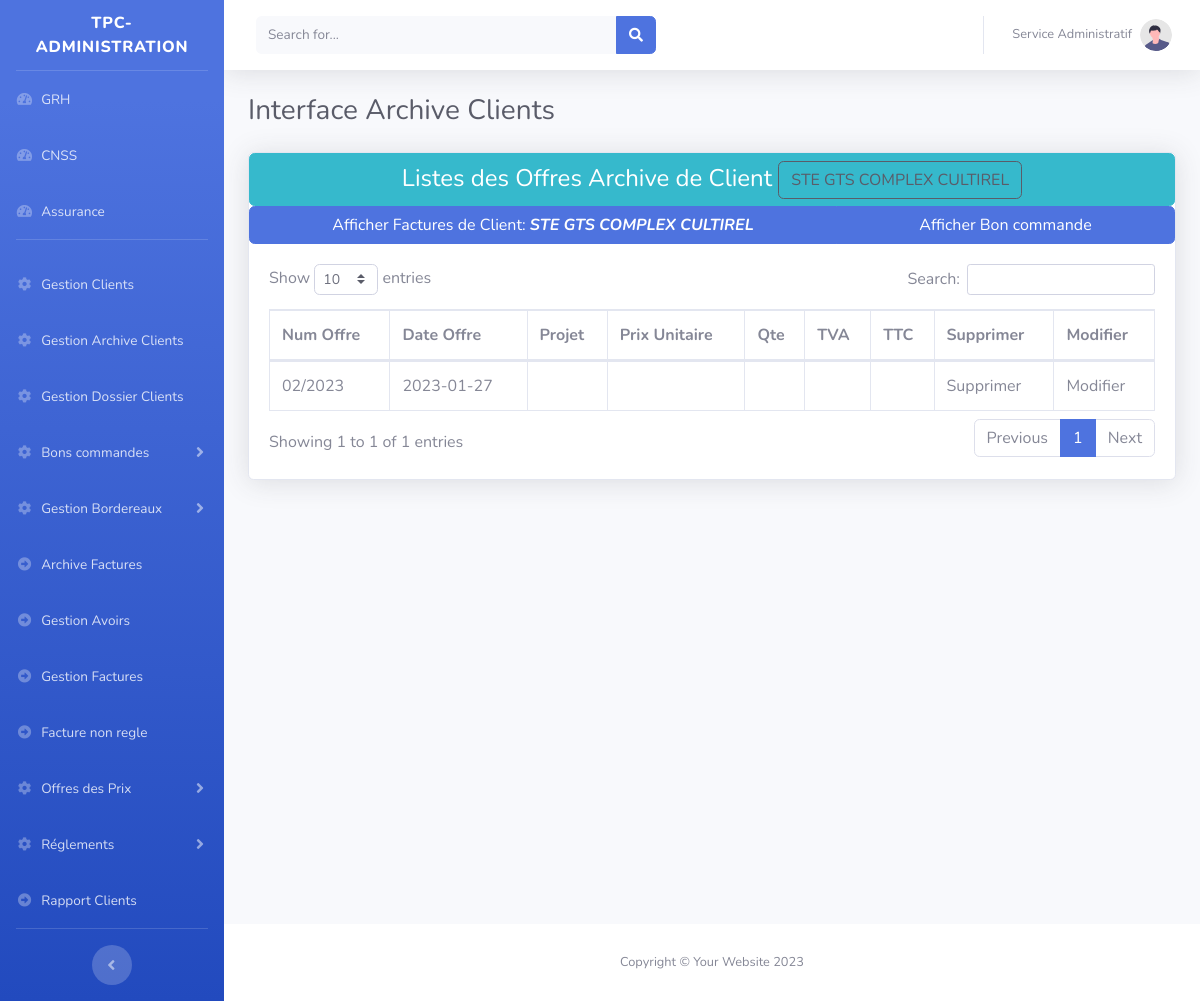
The app's page /tpc/main.php?Gestion_Clients&Archive&client=4 with its own data.
### tables this page shows
CREATE TABLE `clients` (
  `id` int(11) NOT NULL AUTO_INCREMENT,
  `type_client` varchar(200) DEFAULT NULL,
  `convention` varchar(100) DEFAULT NULL,
  `pieceConvention` varchar(250) DEFAULT NULL,
  `nom_client` varchar(200) DEFAULT NULL,
  `code_client` varchar(11) DEFAULT NULL,
  `adresse` text DEFAULT NULL,
  `matriculeFiscale` varchar(100) DEFAULT NULL,
  `exonoration` varchar(100) DEFAULT NULL,
  `pieceExonoration` varchar(200) DEFAULT NULL,
  `tel` varchar(200) DEFAULT NULL,
  `email` varchar(200) DEFAULT NULL,
  `numexonoration` varchar(250) DEFAULT NULL,
  `ValiditeExonoration` varchar(250) DEFAULT NULL,
  PRIMARY KEY (`id`),
  KEY `matriculeFiscale` (`matriculeFiscale`),
  KEY `clent` (`nom_client`(191))
);

CREATE TABLE `archiveoffre` (
  `id` int(11) NOT NULL AUTO_INCREMENT,
  `num_offre` varchar(10) DEFAULT NULL,
  `factureArchive` varchar(32) NOT NULL,
  `client` int(11) DEFAULT NULL,
  `date` text DEFAULT NULL,
  `joindreOffre` varchar(250) NOT NULL,
  PRIMARY KEY (`id`),
  KEY `client` (`factureArchive`),
  KEY `factureArchive` (`factureArchive`),
  KEY `client_2` (`client`),
  CONSTRAINT `archiveoffre_ibfk_1` FOREIGN KEY (`factureArchive`) REFERENCES `archivefacture` (`num_fact`) ON DELETE CASCADE ON UPDATE CASCADE,
  CONSTRAINT `archiveoffre_ibfk_2` FOREIGN KEY (`client`) REFERENCES `clients` (`id`) ON DELETE CASCADE ON UPDATE CASCADE
);

CREATE TABLE `archivefacture` (
  `id` int(11) NOT NULL AUTO_INCREMENT,
  `num_fact` varchar(32) NOT NULL,
  `client` int(11) DEFAULT NULL,
  `date` text DEFAULT NULL,
  `joindre` varchar(250) NOT NULL,
  `reglement` varchar(250) DEFAULT NULL,
  `typeReglement` varchar(250) DEFAULT NULL,
  `numcheque` varchar(250) DEFAULT NULL,
  `datecheque` varchar(250) DEFAULT NULL,
  `retenu` varchar(250) DEFAULT NULL,
  `Projets` text NOT NULL,
  PRIMARY KEY (`id`),
  KEY `client` (`client`),
  KEY `num_fact` (`num_fact`),
  KEY `idx_archivefacture_num_fact` (`num_fact`),
  CONSTRAINT `archivefacture_ibfk_1` FOREIGN KEY (`client`) REFERENCES `clients` (`id`) ON DELETE CASCADE ON UPDATE CASCADE
);

### htdocs/tpc/class/connexion.db.php (called while the page is built)
<?php
function connexion(): PDO {
    $host = getenv('DB_HOST') ?: '127.0.0.1';
    $port = getenv('DB_PORT') ?: 3306;
    $db   = getenv('DB_NAME') ?: 'tpc';
    $user = getenv('DB_USER') ?: 'root';
    $pass = getenv('DB_PASSWORD') !== false ? getenv('DB_PASSWORD') : '';
    $dsn = "mysql:host=$host;port=$port;dbname=$db;charset=utf8mb4";
    $opts = [
        PDO::ATTR_ERRMODE            => PDO::ERRMODE_EXCEPTION,
        PDO::ATTR_DEFAULT_FETCH_MODE => PDO::FETCH_ASSOC,
        PDO::ATTR_EMULATE_PREPARES   => false,
    ];
    return new PDO($dsn, $user, $pass, $opts);
}

### htdocs/tpc/class/client.class.php (called while the page is built, shortened)
<?php
include_once 'connexion.db.php';
class Clients{
	private $cnx;
	public function __construct(){$this->cnx=connexion();}
	public function getClient($id){
		$sql = "SELECT * FROM clients WHERE id = :id";
		$req = $this->cnx->prepare($sql);
		$req->execute([':id' => $id]);
		return $req->fetch();
	}
}
$clt=new Clients();

### htdocs/tpc/class/OffresPrix.class.php (called while the page is built, shortened)
<?php
include_once 'connexion.db.php';
class OffresPrix{
	private $cnx;
	public function __construct(){$this->cnx=connexion();}
  public function getOffres_PrixArchiveByClient($client){
		 $sql="SELECT * FROM archiveoffre as OfA,clients as clt,archivefacture as FA where OfA.client=clt.id and OfA.factureArchive =FA.num_fact and OfA.client='$client'";
		$req=$this->cnx->query($sql);
		$resultat=$req->fetchAll();
		return $resultat;
	}
}
$offre=new OffresPrix();

### htdocs/tpc/pages/clients/Archive/Archive_OffreClients.php (the view, shortened to what this page needs)
<?php
include 'class/client.class.php';
include 'class/OffresPrix.class.php';
$ArchiveOffresClient=$offre->getOffres_PrixArchiveByClient($_GET['client']);
$client=$clt->getClient($_GET['client']);
 ?>
                    <div class="card shadow mb-4">
		 <button type="button" class="btn btn-info col-12" style="font-size:x-large">Listes des Offres Archive de Client <span class="btn btn-outline-dark"><?=$client['nom_client']?></span></button>
                     <div class="btn-group" role="group" aria-label="Basic mixed styles example">
  <a href="?Gestion_Clients&Archive&Facture=<?=$client['id']?>" class="btn btn-primary">Afficher Factures de Client:  <b><i><?=$client['nom_client']?></i></b></a>
   <button type="button" class="btn btn-primary">Afficher Bon commande</button>
</div>
                        <div class="card-body">
                            <div class="table-responsive">
                                <table class="table table-bordered" id="dataTable" width="100%" cellspacing="0">
                                    <thead>
                                        <tr>
											<th >Num Offre</th>
											<th >Date Offre</th>
											 <th >Projet</th>
                                            <th >Prix Unitaire</th>
											<th >Qte</th>
                                            <th >TVA</th>
                                            <th >TTC</th>
											<th >Supprimer</th>
											<th >Modifier</th>
                                        </tr>
                                    </thead>
                                    <tbody>
									<?php if(!empty($ArchiveOffresClient)){
										foreach($ArchiveOffresClient as $key){
											 $projets=$clt->getAllProjetsByOffre($key['num_offre']);?>
											 <tr>
												<td><?=$key['num_offre']?></td>
												 <td><?=$key['date']?></td>
												<td>
												</td>
												<td>
												</td>
												<td><?php
												if(!empty($projets)){echo '<ul>';
									   	foreach($projets as $p){?>
												<li><?=$p['qte']?></li>
												<?php }echo '</ul>';} ?></td>
												<td><?php
												if(!empty($projets)){echo '<ul>';
									   	foreach($projets as $p){?>
												<li><?=$p['tva'].'%'?></li>
												<?php }echo '</ul>';} ?></td>
												 <td><?php
												if(!empty($projets)){echo '<ul>';
									   	foreach($projets as $p){?>
												<li><?=$p['prixTTC']?></li>
												<?php }echo '</ul>';} ?></td>
												  <td>Supprimer</td>
												    <td>Modifier</td>
											 </tr>
									<?php }}?>
                                    </tbody>
                                </table>
                            </div>
                        </div>
                    </div>

### records on screen
clients: nom_client "STE GTS COMPLEX CULTIREL"
archiveoffre: num_offre "02/2023", archivefacture.date "2023-01-27"
